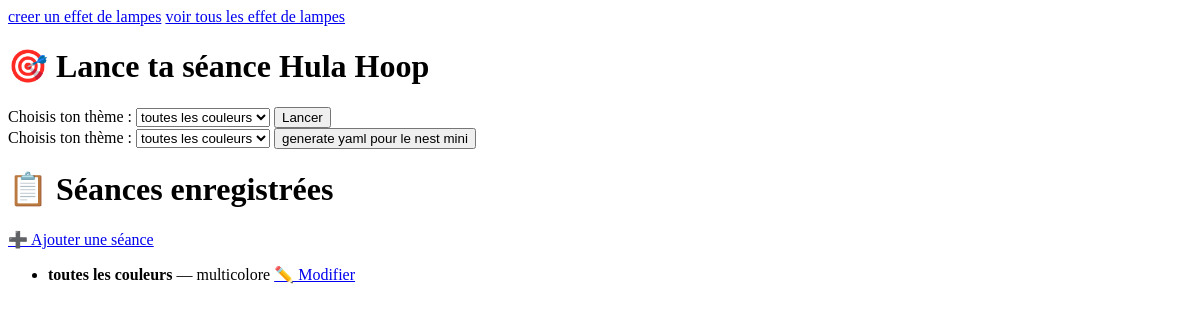
Before: / with the older database file.
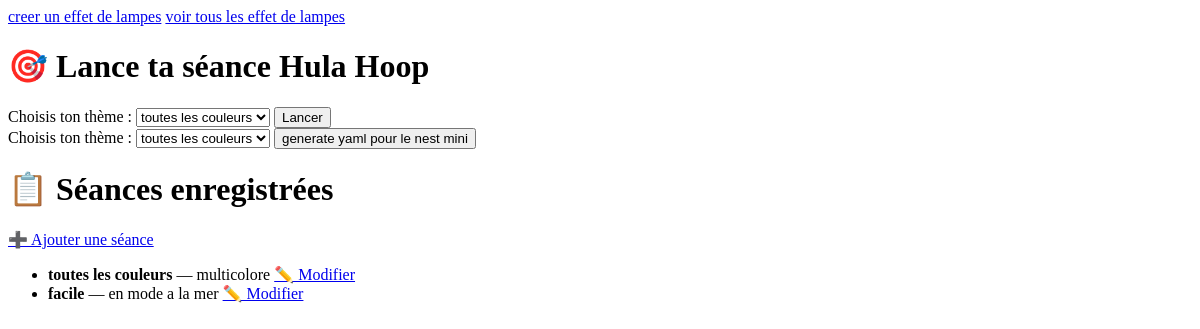
After: the same page with the newer database file.
### tables this page shows
CREATE TABLE seances (
        id INTEGER PRIMARY KEY AUTOINCREMENT,
        theme TEXT,
        nom TEXT,
        musique TEXT,
        lumiere TEXT,
        directions TEXT,
        motivations TEXT,
        nombre_max_tours INTEGER,
        duree_phase INTEGER,
        pas_tours INTEGER,
        repetitions INTEGER,
        nbmintours INTEGER
    );

### app.py (the view, shortened to what this page needs)
@app.route('/', methods=['GET', 'POST'])
def index():
    seances = charger_seances_depuis_db()
    return render_template('index.html', seances=seances, menu=seances)

### app.py (called while the page is built)
def nettoyer_json_embedded(data, max_depth=5):
    for _ in range(max_depth):
        if isinstance(data, list):
            return data
        try:
            data = json.loads(data)
        except (json.JSONDecodeError, TypeError):
            break
    return data if isinstance(data, list) else []

def charger_seances_depuis_db():
    rows = get_all_seances()
    seances = {}
    for row in rows:
        theme = row[1]
        seances[theme] = {
            "id": row[0],
            "theme": row[1],
            "nom": row[2],
            "musique": row[3],
            "lumiere": row[4],
            "directions": nettoyer_json_embedded(row[5]),
            "motivations": nettoyer_json_embedded(row[6]),
            "nombre_max_tours": row[7],
            "duree_phase": row[8],
            "pas_tours": row[9],
            "repetitions": row[10],
            "nbmintours": row[11]
        }
    return seances

### dbseances.py (called while the page is built)
def get_connection():
    return sqlite3.connect(DB_PATH)

def get_all_seances():
    conn = get_connection()
    cursor = conn.cursor()
    cursor.execute("SELECT * FROM seances ORDER BY id ASC")
    seances = cursor.fetchall()
    conn.close()
    return seances

### templates/index.html (shortened to what this page needs)
<!DOCTYPE html>
<html lang="fr">
<head>
</head>
<body>
<a href="/formlamp">creer un effet de lampes</a>
<a href="/effets">voir tous les effet de lampes</a>
    <h1>🎯 Lance ta séance Hula Hoop</h1>
    <form method="post">
        <label for="theme">Choisis ton thème :</label>
        <select name="theme" id="theme">
            {% for key, val in menu.items() %}
                <option value="{{ key }}">{{ val.nom }}</option>
            {% endfor %}
        </select>
        <button type="submit">Lancer</button>
    </form>
    <form method="post" action="/generer_yaml">
        <label for="theme">Choisis ton thème :</label>
        <select name="theme" id="mytheme">
            {% for key, val in menu.items() %}
                <option value="{{ val.id }}">{{ val.nom }}</option>
            {% endfor %}
        </select>
        <button type="submit">generate yaml pour le nest mini</button>
    </form>
<h1>📋 Séances enregistrées</h1>
<a href="{{ url_for('new') }}">➕ Ajouter une séance</a>
<ul>
  {% for s in seances %}
    <li>
      <strong>{{ seances[s]['nom'] }}</strong> — {{ seances[s]['lumiere'] }}
      <a href="{{ url_for('edit', seance_id=seances[s]['id']) }}">✏️ Modifier</a>
    </li>
  {% endfor %}
</ul>
</body>
</html>

Changed rows visible on the page:
added seances: theme+nom "facile", theme+lumiere "en mode a la mer"
